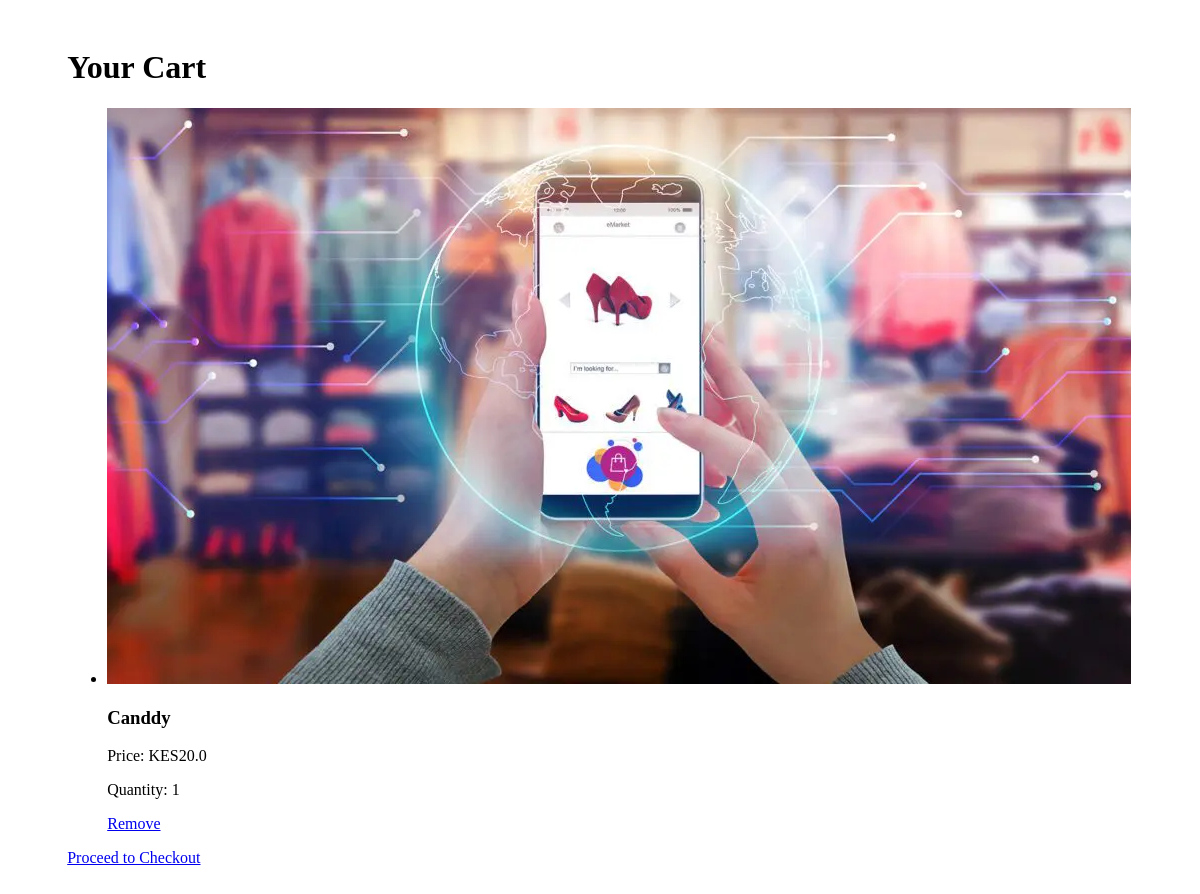
Page /cart (signed in) on the earlier database version.
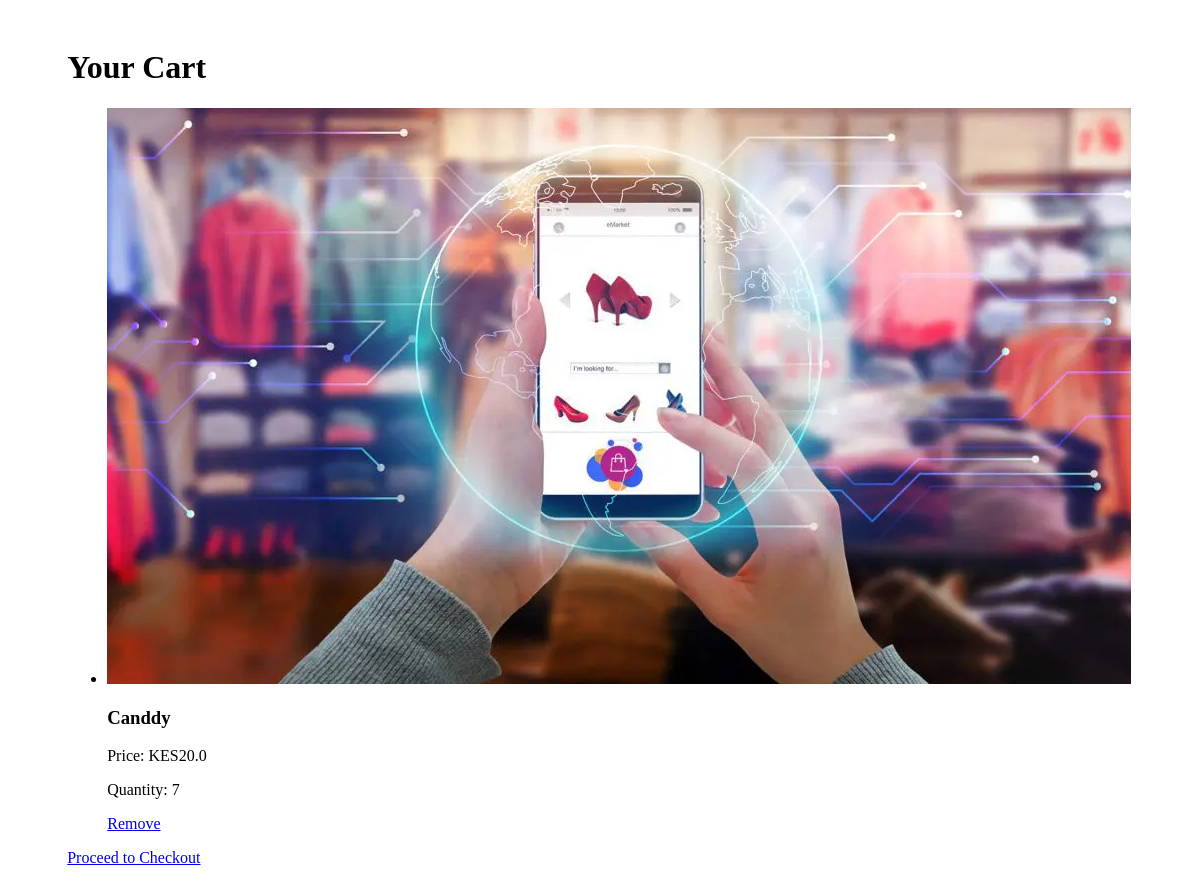
Same page on the later database version.
### app/models/models.py (models this page shows, shortened)
class Cart(db.Model):
    __tablename__ = 'cart'
    id = db.Column(db.Integer, primary_key=True)
    user_id = db.Column(db.Integer, db.ForeignKey('users.id'), nullable=False)
    product_id = db.Column(db.Integer, db.ForeignKey('products.id'), nullable=False)
    quantity = db.Column(db.Integer, default=1)
    user = db.relationship('User', backref='cart_items', lazy=True)
    product = db.relationship('Product', backref='cart_items', lazy=True)

class Product(db.Model):
    __tablename__ = "products"
    id = db.Column(db.Integer, primary_key=True)
    name = db.Column(db.String(100), nullable=False)
    description = db.Column(db.String(500), nullable=True)
    price = db.Column(db.Float, nullable=False)
    category = db.Column(db.String(100), nullable=False)
    location = db.Column(db.String(100), nullable=False)
    date_added = db.Column(db.DateTime, nullable=False, default=datetime.utcnow)
    image = db.Column(db.String(200), default="default_product.png")  # Default image
    seller_id = db.Column(
        db.Integer,
        db.ForeignKey("users.id", name="fk_products_seller_id"),
        nullable=False
    )
    seller = db.relationship("User", backref="products", lazy="joined")

### app/routes/main.py (the view)
@main.route('/cart')
def view_cart():
    if not current_user.is_authenticated:
        return redirect(url_for('auth.login'))  # Redirect to login page if user is not logged in
    cart_items = Cart.query.filter_by(user_id=current_user.id).all()  # Get all cart items for the logged-in user
    return render_template('cart.html', cart_items=cart_items)

### app/__init__.py (called while the page is built)
def create_app():
    app = Flask(__name__)
    app.config['SQLALCHEMY_DATABASE_URI'] = f'sqlite:///{db_path}'
    app.config['SQLALCHEMY_TRACK_MODIFICATIONS'] = False
    app.config['SECRET_KEY'] = os.getenv('SECRET_KEY', 'adb9decb06425cc8149d7438be15a4bfd362728eb66d72059da0ac02013aee25')
    app.config['DEBUG'] = True
    app.config.from_object(Config)
    csrf = CSRFProtect(app)  # Enable CSRF protection
    db.init_app(app)
    login_manager.init_app(app)
    mail.init_app(app)
    migrate.init_app(app, db)  # Initialize Migrate with app and db
    bcrypt = Bcrypt(app)
    from app.models import User, Product, Sales, Admin  # Ensure models are imported
    from app.routes import register_routes
    register_routes(app)
    login_manager.login_view = 'auth.login'
    @login_manager.user_loader
    def load_user(user_id):
        return User.query.get(int(user_id))
    return app

### app/templates/cart.html (shortened to what this page needs)
<!DOCTYPE html>
<html lang="en">
<head>
    <link rel="stylesheet" href="{{ url_for('static', filename='buyer_styles.css') }}">
</head>
<body>
    <div class="container">
        <h1>Your Cart</h1>
        {% if cart_items %}
            <div class="cart-items">
                <ul>
                    {% for item in cart_items %}
                        <li>
                            <img src="{{ url_for('static', filename='uploads/' + (item.product.image or 'default_product.png')) }}" alt="{{ item.product.name }}">
                            <h3>{{ item.product.name }}</h3>
                            <p>Price: KES{{ item.product.price }}</p>
                            <p>Quantity: {{ item.quantity }}</p>
                            <a href="{{ url_for('main.remove_from_cart', cart_id=item.id) }}">Remove</a>
                        </li>
                    {% endfor %}
                </ul>
            </div>
            <a href="{{ url_for('main.checkout') }}">Proceed to Checkout</a>
        {% else %}
            <p>Your cart is empty.</p>
        {% endif %}
    </div>
</body>
</html>

Differences in the rows shown:
changed Cart "Canddy": quantity "1" → "7"
